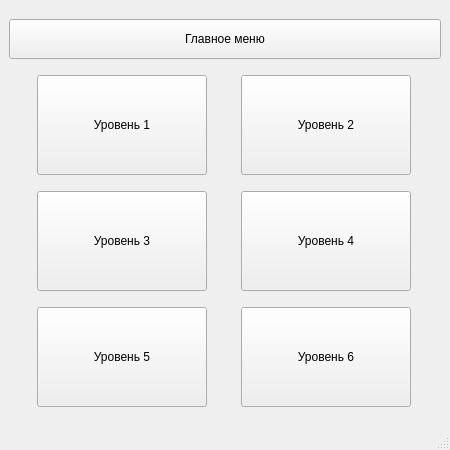
<?xml version="1.0" encoding="UTF-8"?>
<ui version="4.0">
 <class>MainWindow</class>
 <widget class="QMainWindow" name="MainWindow">
  <property name="geometry">
   <rect>
    <x>0</x>
    <y>0</y>
    <width>450</width>
    <height>450</height>
   </rect>
  </property>
  <property name="windowTitle">
   <string>MainWindow</string>
  </property>
  <widget class="QWidget" name="centralwidget">
   <layout class="QVBoxLayout" name="verticalLayout">
    <item>
     <widget class="QPushButton" name="pushButton_menu">
      <property name="minimumSize">
       <size>
        <width>0</width>
        <height>40</height>
       </size>
      </property>
      <property name="maximumSize">
       <size>
        <width>16777215</width>
        <height>40</height>
       </size>
      </property>
      <property name="text">
       <string>Главное меню</string>
      </property>
     </widget>
    </item>
    <item>
     <layout class="QHBoxLayout" name="horizontalLayout_2">
      <item>
       <widget class="QPushButton" name="pushButton_uroven1">
        <property name="maximumSize">
         <size>
          <width>170</width>
          <height>100</height>
         </size>
        </property>
        <property name="text">
         <string>Уровень 1</string>
        </property>
       </widget>
      </item>
      <item>
       <widget class="QPushButton" name="pushButton_uroven2">
        <property name="maximumSize">
         <size>
          <width>170</width>
          <height>100</height>
         </size>
        </property>
        <property name="text">
         <string>Уровень 2</string>
        </property>
       </widget>
      </item>
     </layout>
    </item>
    <item>
     <layout class="QHBoxLayout" name="horizontalLayout_3">
      <item>
       <widget class="QPushButton" name="pushButton_uroven3">
        <property name="maximumSize">
         <size>
          <width>170</width>
          <height>100</height>
         </size>
        </property>
        <property name="text">
         <string>Уровень 3</string>
        </property>
       </widget>
      </item>
      <item>
       <widget class="QPushButton" name="pushButton_uroven4">
        <property name="maximumSize">
         <size>
          <width>170</width>
          <height>100</height>
         </size>
        </property>
        <property name="text">
         <string>Уровень 4</string>
        </property>
       </widget>
      </item>
     </layout>
    </item>
    <item>
     <layout class="QHBoxLayout" name="horizontalLayout">
      <item>
       <widget class="QPushButton" name="pushButton_uroven5">
        <property name="maximumSize">
         <size>
          <width>170</width>
          <height>100</height>
         </size>
        </property>
        <property name="text">
         <string>Уровень 5</string>
        </property>
       </widget>
      </item>
      <item>
       <widget class="QPushButton" name="pushButton_uroven6">
        <property name="maximumSize">
         <size>
          <width>170</width>
          <height>100</height>
         </size>
        </property>
        <property name="text">
         <string>Уровень 6</string>
        </property>
       </widget>
      </item>
     </layout>
    </item>
   </layout>
  </widget>
  <widget class="QMenuBar" name="menubar">
   <property name="geometry">
    <rect>
     <x>0</x>
     <y>0</y>
     <width>450</width>
     <height>21</height>
    </rect>
   </property>
  </widget>
  <widget class="QStatusBar" name="statusbar"/>
 </widget>
 <resources/>
 <connections/>
</ui>
